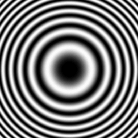
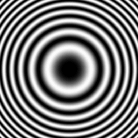
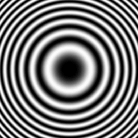
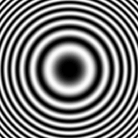

Write MATLAB code to recreate these figures, in order. (Note: this script raises an error after producing the figures.)
% 注：这里是牛顿环的反射光，即中间是黑的

clear,clc,close all;
% Lambda,光的波长,nm
Lambda = 600;
Lambda = Lambda * 1e-9;
% R,透镜的曲率半径,mm
R = 700;
R = R * 1e-3;
I0 = 1;

cnt = 0;
for k = 0.7:0.01:1.3
cnt = cnt + 1;

Screen_length = sqrt(10*R*Lambda);
[Screen_x,Screen_y] = meshgrid(linspace(-Screen_length,Screen_length,800));
Newton_r = abs(Screen_x + 1i*Screen_y);
Newton_r = Newton_r*k;

I_delta = (Newton_r.^2)*pi/R/Lambda;
I = 2*I0*(sin(I_delta)).^2;
I = I./max(max(I));
I = I*64;

H = figure;
set(0,'DefaultFigureVisible', 'off')

set(gca,'xtick',[],'xticklabel',[]);
set(gca,'LooseInset',get(gca,'TightInset'));
set(gca,'looseInset',[0 0 0 0]);
set(gca,'Position',[0 0 1 1]);

set(gcf, 'PaperPositionMode', 'manual');
set(gcf, 'PaperUnits', 'points');
% set(gcf, 'PaperPosition', [0 0 81 81]); %这个尺寸刚好225*225
set(gcf, 'PaperPosition', [0 0 100 100]); %278*278

image(Screen_x(1,:),Screen_y(:,1),I);
colormap gray;
axis off
print(H,'-djpeg','-r200',"../raw_NTR_img/img_"+num2str(cnt));
% colorbar;
% xlabel('空间坐标x'),ylabel('空间坐标y');
% title('牛顿环光强空间分布');

end